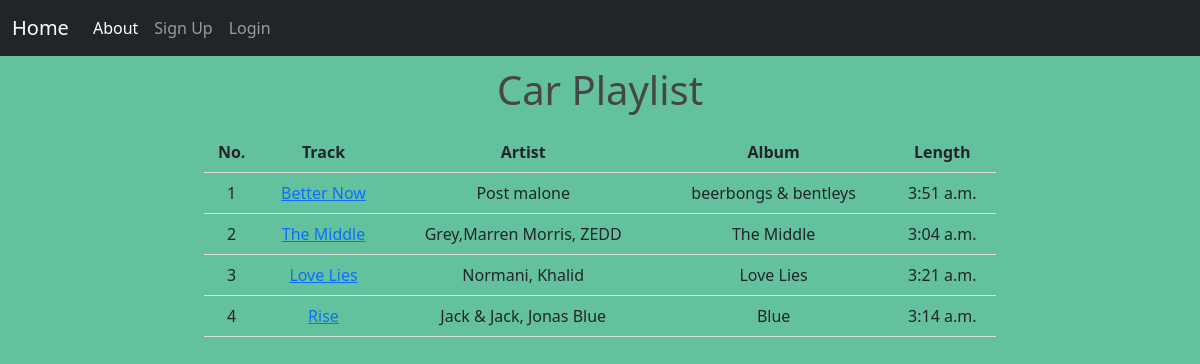
The page /playlist/playlist/5 on the database its author committed.
### playlist/models.py (models this page shows, shortened)
class Playlist(models.Model):
    name = models.CharField(max_length=70)
    number_of_songs = models.IntegerField()

class Song(models.Model):
    track = models.CharField(max_length=50)
    artist = models.CharField(max_length=50)
    album = models.CharField(max_length=70)
    length = models.TimeField()
    playlist_id = models.IntegerField(default=0)

### playlist/views.py (the view)
# urls.py: path('playlist/', include('playlist.urls')),
def playlist(request, id):
    songs = []
    playlist = get_object_or_404(Playlist, pk=id)
    all_songs = Song.objects.all()
    for song in all_songs:
        if id == song.playlist_id:
            songs.append(song)
    return render(request,
                  'playlist/songs.html',
                  {"songs": songs, "playlist_name": playlist.name})

### templates/playlist/songs.html (shortened to what this page needs)
{% extends "playlist/base.html" %}
{% load static %}
{% block css %} <link rel="stylesheet" href= "{% static 'playlist/css/songs.css' %}"/> {% endblock %}
{% block heading %}
  <center>{{ playlist_name }}</center>
{% endblock heading %}
{% block content%}
    <table>
        <tr>
          <th>No.</th>
          <th>Track</th>
          <th>Artist</th>
          <th>Album</th>
          <th>Length</th>
        </tr>
        {% for song in songs  %}
        <a href="{% url 'edit' song.id  %}">
          <tr>
              <td>{{ forloop.counter }}</td>
              <td><a href="{% url 'edit' song.id  %}">{{ song.track }}</a></td>
              <td>{{ song.artist }}</td>
              <td>{{ song.album }}</td>
              <td>{{ song.length }}</td>
          </tr>
        </a>
        {% endfor %}
      </table>
{% endblock %}

### templates/playlist/base.html (shortened to what this page needs)
<!DOCTYPE html>
<html lang="en">
<head>
    <link href="https://cdn.jsdelivr.net/npm/bootstrap@5.0.2/dist/css/bootstrap.min.css" rel="stylesheet">
    {% block css %} {% endblock %}
</head>
<body>
    <nav class="navbar navbar-expand-lg navbar-dark bg-dark">
        <div class="container-fluid">
          <a class="navbar-brand" href="{% url 'home' %}">Home</a>
          <div class="collapse navbar-collapse" id="navbarNav">
            <ul class="navbar-nav">
              <li class="nav-item">
                <a class="nav-link active" aria-current="page" href="{% url 'about' %}">About</a>
              </li>
              {% if user.is_authenticated %}
                <li class="nav-item">
                    <a class="nav-link" href="{% url 'logout' %}">Logout</a>
                </li>
              {% else %}
                <li class="nav-item">
                    <a class="nav-link" href="{% url 'signup' %}">Sign Up</a>
                </li>
                <li class="nav-item">
                    <a class="nav-link" href="{% url 'login' %}">Login</a>
                </li>
              {% endif %}
            </ul>
          </div>
        </div>
      </nav>
    <h1 id="title"> {% block heading %} {% endblock %} </h1>
    <div class="row">
        <div class="col-2"></div>
        <div id="content" class="col-8">
            {% block content %} {% endblock %}
        </div>
        <div class="col-2"></div>
    </div>
</body>
</html>

### static/playlist/css/songs.css (style rules this page uses)
#title { padding: 10px; color: #464646; }
body { background: #64c19e; }
table { width: 100%; text-align: center; }
th, td { padding: 8px; border-bottom: 1px solid #ddd; }
h1 { color: black; }

### rows shown on the page
Playlist: name "Car Playlist"
Song: track "Better Now", artist "Post malone", album "beerbongs & bentleys", length "3:51 a.m."
Song: track "The Middle", artist "Grey,Marren Morris, ZEDD", album "The Middle", length "3:04 a.m."
Song: track "Love Lies", artist "Normani, Khalid", album "Love Lies", length "3:21 a.m."
Song: track "Rise", artist "Jack & Jack, Jonas Blue", album "Blue", length "3:14 a.m."
